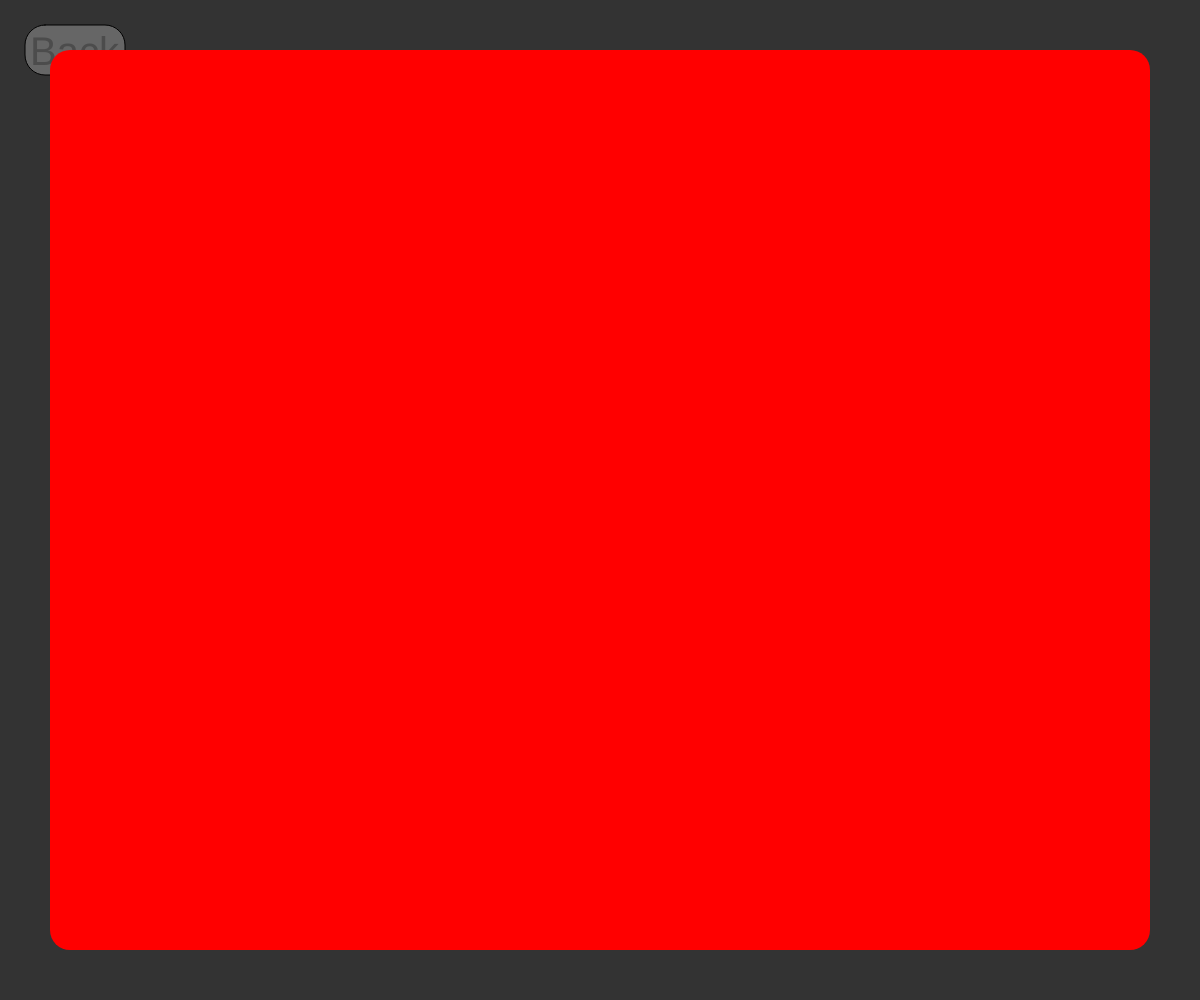
Frame 1 (no input)
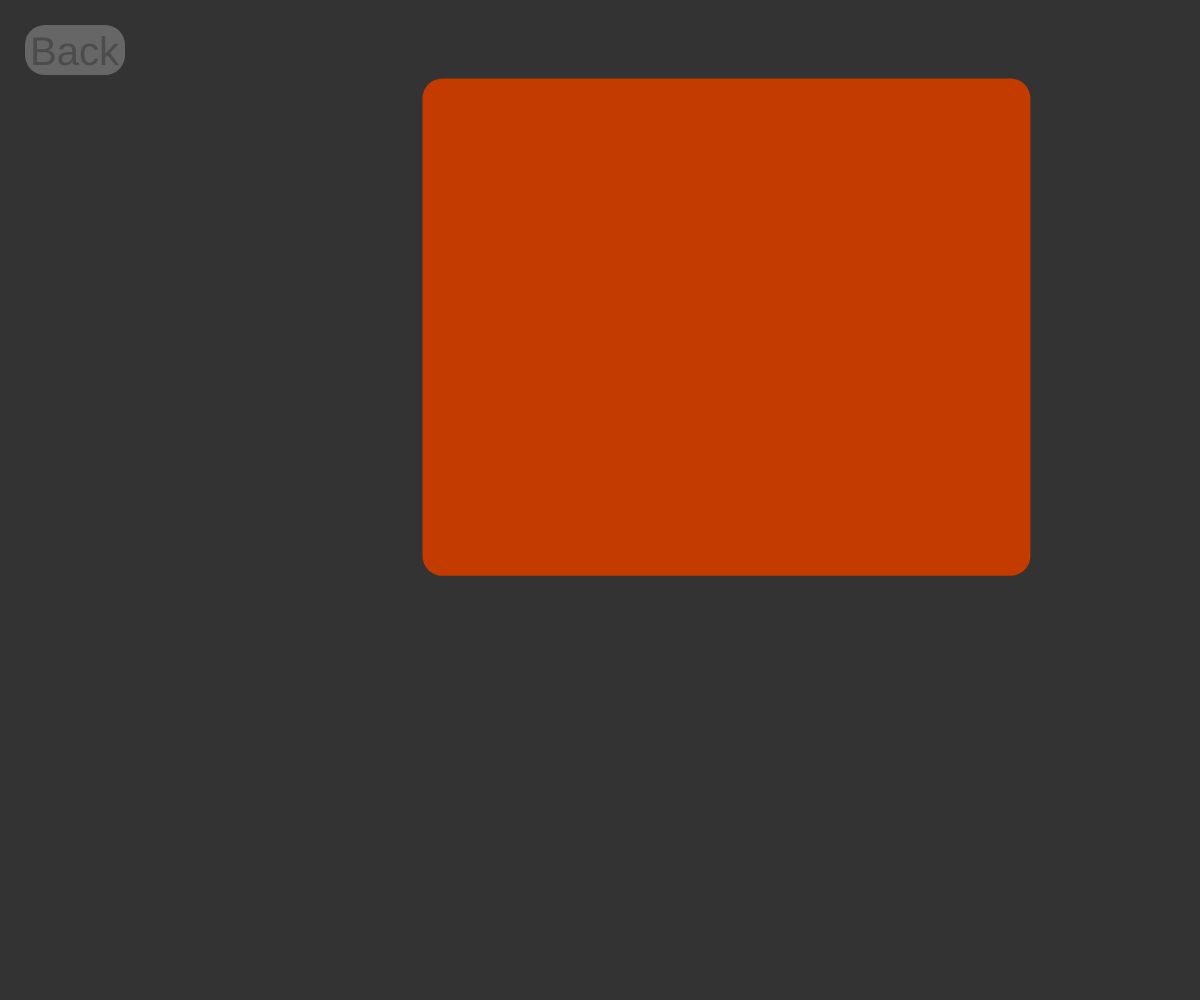
Frame 60 (no input)
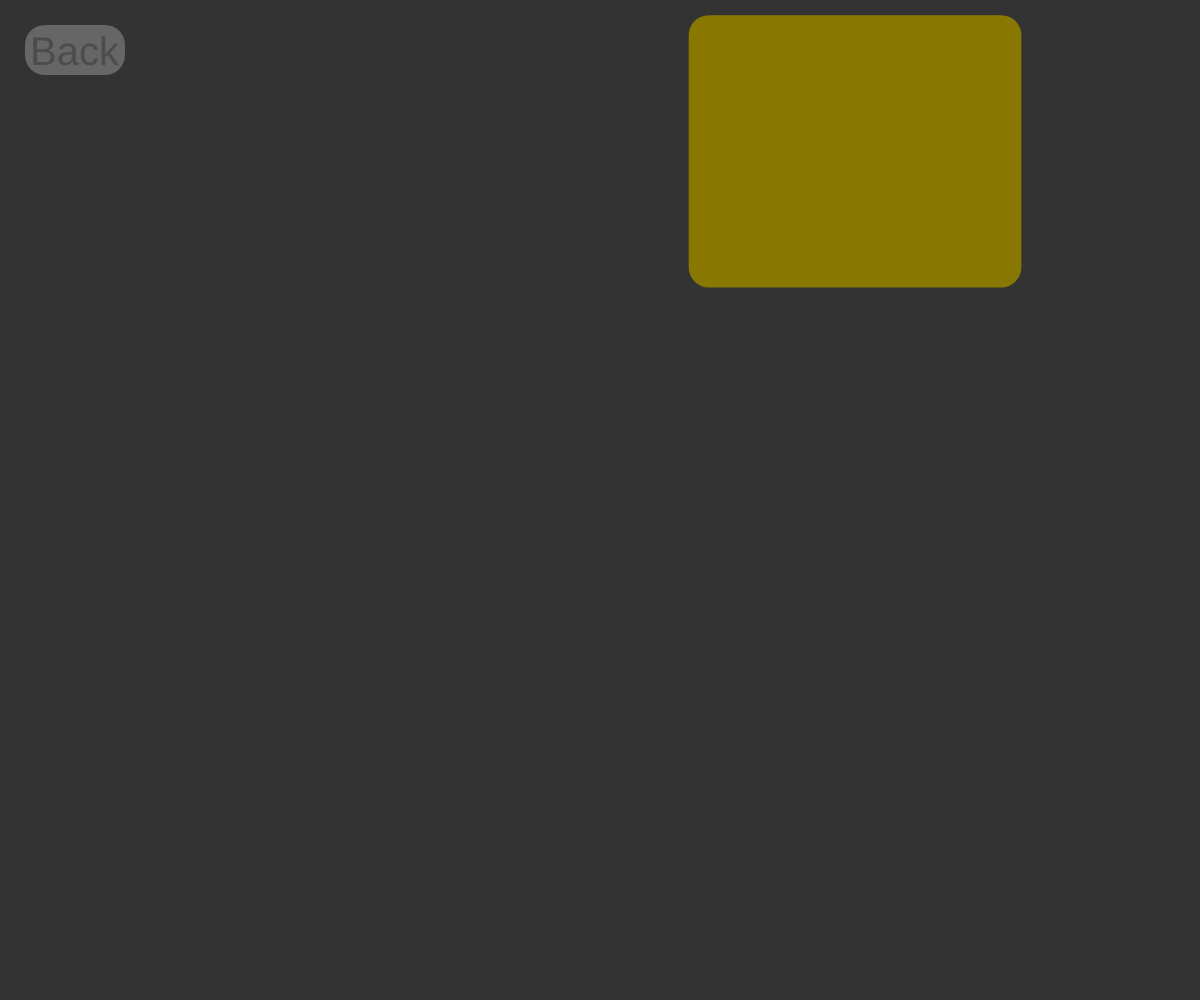
Frame 120 (the mouse pressed at the canvas centre since frame 60)

The p5.js sketch that drew these frames (run headless with seeded random() and noise() and a simulated clock; from frame 60 on, the mouse is pressed at the canvas centre):

// p5.js sketch
// ── sketch.js
let margin = 50;
let scaleDown = true;
let r = 255, g = 0, b = 0;
let vel;
let back_button;

class MyButton {

    constructor(x, y, w, h, word, pad) {
        this.x = x;
        this.y = y;
        this.w = w;
        this.h = h
        this.word = word;
        this.pad = pad;
    }

    checkX() {
        return mouseX > (this.x-this.pad) && mouseX < (this.x+this.w+this.pad);
    }

    checkY() {
        return mouseY > (this.y-this.pad) && mouseY < (this.y+this.w+this.pad);
    }

    clicked() {
        if(mouseX > this.x && mouseX < this.x + this.w && mouseY > this.y && mouseY < this.y + this.h) {
            window.location = "/";
        }
    }

    draw() {
        if(this.checkX() && this.checkY()) {
            fill('rgba(255,255,255,1)');
            rect(this.x, this.y, this.w, this.h, 20, 20, 20, 20);
            fill(0);
            textSize(this.h-10);
            text(this.word, this.x+5, this.y+this.h-10);
        } else {
            fill('rgba(255,255,255,0.25)');
            rect(this.x, this.y, this.w, this.h, 20, 20, 20, 20);
            fill('rgba(0,0,0,0.25)');
            textSize(this.h-10);
            text(this.word, this.x+5, this.y+this.h-10);
        }
    }
};

class Rectangle {

    static LEFT = 0;
    static TOP = 1;
    static RIGHT = 2;
    static BOTTOM = 3;

    constructor(centerX, centerY, width, height, tl=0, tr=0, br=0, bl=0) {
        this.centerX = centerX;
        this.centerY = centerY;
        this.width = width;
        this.height = height;
        this.tl = tl;
        this.tr = tr;
        this.br = br;
        this.bl = bl;
    }
    draw() {
        rect(this.centerX-this.width/2, this.centerY-this.height/2,this.width, this.height, this.tl, this.tr, this.br, this.bl)
    }

    scaleWidth(scale) {
        this.width *= scale;
    }

    scaleHeight(scale) {
        this.height *= scale;
    }
    scale(scaleW, scaleH = scaleW) {
        this.scaleWidth(scaleW);
        this.scaleHeight(scaleH);
    }

    boundary() { // Returns left, top, right, bottom boundary in that order
        return [this.centerX-this.width/2,
                this.centerY-this.height/2,
                this.centerX+this.width/2,
                this.centerY+this.height/2]
    }

    translate(dx, dy) {
        this.centerX += dx;
        this.centerY += dy;
    }

    update(centerX=this.centerX, centerY=this.centerY, width=this.width, height=this.height, tl=this.tl, tr=this.tr, br=this.br, bl=this.bl) {
        this.centerX = centerX;
        this.centerY = centerY;
        this.width = width;
        this.height = height;
        this.tl = tl;
        this.tr = tr;
        this.br = br;
        this.bl = bl;
    }
}

let myRect;

function setup() {
    createCanvas(window.innerWidth, window.innerHeight);
    myRect = new Rectangle(width/2, height/2, width - 2 * margin, height - 2 * margin, 20, 20, 20, 20);
    vel = [random(-5,5), random(-5,5)]
    back_button = new MyButton(25,25,100, 50, "Back", 20);
}

function mousePressed() {
    back_button.clicked();
}

function draw() {
    background(51);

    // console.log("About to draw button");
    back_button.draw();
    // console.log("Drawn button");

    noStroke();

    fill(r,g,b);

    // console.log("About to draw rect");
    myRect.draw();
    // console.log("Drawn rect");

    if(scaleDown) {
        myRect.scale(0.99);
        if(myRect.width < margin || myRect.height < margin) scaleDown = false;
    } else {
        myRect.scale(1.01);
        if(myRect.width > width-2*margin) myRect.width = width-2*margin
        if(myRect.height > height-2*margin) myRect.height = height-2*margin
        if(myRect.width >= width-2*margin && myRect.height >= height-2*margin) scaleDown = true;
    }

    myRect.translate(vel[0], vel[1])
    bounds = myRect.boundary()
    if(bounds[0] <= 0 || bounds[2] >= width){
        vel[0] *= -1;
        scaleDown = true;
        if(myRect.width > myRect.height)
            [myRect.width, myRect.height] = [myRect.height, myRect.width]
    }
    if(bounds[1] <= 0 || bounds[3] >= height){
        vel[1] *= -1;
        scaleDown = true;
        if(myRect.height > myRect.width)
            [myRect.width, myRect.height] = [myRect.height, myRect.width]
    }

    if(r > 0 && g < 255 && b == 0) {--r; ++g}
    else if(g > 0 && b < 255 && r == 0) {--g; ++b}
    else if(b > 0 && r < 255 && g == 0) {--b; ++r}

};

function windowResized() {
    let widthRatio = myRect.width / width
    let heightRatio = myRect.height / height
    resizeCanvas(window.innerWidth, window.innerHeight)

    // myRect
    myRect.update(width/2, height/2, width * widthRatio, height * heightRatio)
}
// ── sketch.html
<!DOCTYPE html>
<html lang="en">
    <head>
        <script src="https://cdnjs.cloudflare.com/ajax/libs/p5.js/1.1.9/p5.js"></script>
        <link rel="stylesheet" type="text/css" href="/static/style.css">
        <meta charset="utf-8"/>
    </head>
    <body>
        <script src="/static/sketch.js"></script>
    </body>
</html>
// ── style.css
html, body {
    margin: 0;
    padding: 0;
}

canvas {
    display: block
}
